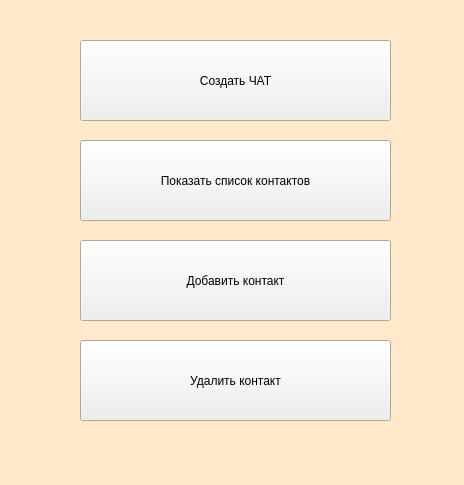
<?xml version="1.0" encoding="UTF-8"?>
<ui version="4.0">
 <class>Form</class>
 <widget class="QWidget" name="Form">
  <property name="geometry">
   <rect>
    <x>0</x>
    <y>0</y>
    <width>464</width>
    <height>485</height>
   </rect>
  </property>
  <property name="palette">
   <palette>
    <active>
     <colorrole role="Base">
      <brush brushstyle="SolidPattern">
       <color alpha="255">
        <red>255</red>
        <green>255</green>
        <blue>255</blue>
       </color>
      </brush>
     </colorrole>
     <colorrole role="Window">
      <brush brushstyle="SolidPattern">
       <color alpha="255">
        <red>254</red>
        <green>233</green>
        <blue>203</blue>
       </color>
      </brush>
     </colorrole>
    </active>
    <inactive>
     <colorrole role="Base">
      <brush brushstyle="SolidPattern">
       <color alpha="255">
        <red>255</red>
        <green>255</green>
        <blue>255</blue>
       </color>
      </brush>
     </colorrole>
     <colorrole role="Window">
      <brush brushstyle="SolidPattern">
       <color alpha="255">
        <red>254</red>
        <green>233</green>
        <blue>203</blue>
       </color>
      </brush>
     </colorrole>
    </inactive>
    <disabled>
     <colorrole role="Base">
      <brush brushstyle="SolidPattern">
       <color alpha="255">
        <red>254</red>
        <green>233</green>
        <blue>203</blue>
       </color>
      </brush>
     </colorrole>
     <colorrole role="Window">
      <brush brushstyle="SolidPattern">
       <color alpha="255">
        <red>254</red>
        <green>233</green>
        <blue>203</blue>
       </color>
      </brush>
     </colorrole>
    </disabled>
   </palette>
  </property>
  <property name="windowTitle">
   <string>SETTINGS</string>
  </property>
  <widget class="QPushButton" name="create_chat_button">
   <property name="geometry">
    <rect>
     <x>80</x>
     <y>40</y>
     <width>311</width>
     <height>81</height>
    </rect>
   </property>
   <property name="text">
    <string>Создать ЧАТ</string>
   </property>
  </widget>
  <widget class="QPushButton" name="add_contact_button">
   <property name="geometry">
    <rect>
     <x>80</x>
     <y>240</y>
     <width>311</width>
     <height>81</height>
    </rect>
   </property>
   <property name="text">
    <string>Добавить контакт</string>
   </property>
  </widget>
  <widget class="QPushButton" name="del_contact_button">
   <property name="geometry">
    <rect>
     <x>80</x>
     <y>340</y>
     <width>311</width>
     <height>81</height>
    </rect>
   </property>
   <property name="text">
    <string>Удалить контакт</string>
   </property>
  </widget>
  <widget class="QPushButton" name="show_contacts_button">
   <property name="geometry">
    <rect>
     <x>80</x>
     <y>140</y>
     <width>311</width>
     <height>81</height>
    </rect>
   </property>
   <property name="text">
    <string>Показать список контактов</string>
   </property>
  </widget>
 </widget>
 <resources/>
 <connections/>
</ui>
